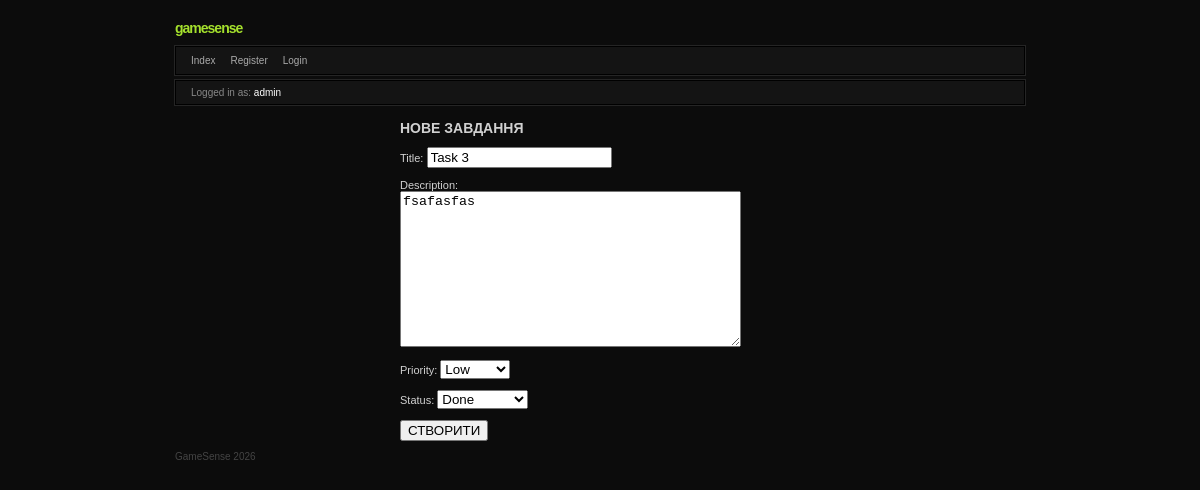
/3/update (signed in), run on the app's committed database.
### tasks/models.py (models this page shows, shortened)
class Task(models.Model):
    STATUS_CHOICES = [
        ("todo", "To do"),
        ("in_progress", "In Progress"),
        ("done", "Done"),
    ]
    PRIORITY_CHOICES = [
        ("low", "Low"),
        ("medium", "Medium"),
        ("high", "High"),
    ]
    title = models.CharField(max_length=200)
    description = models.TextField()
    status = models.CharField(max_length=20, choices=STATUS_CHOICES, default="todo")
    priority = models.CharField(max_length=20, choices=PRIORITY_CHOICES, default="Medim")
    due_date = models.DateTimeField(null=True, blank=True)
    creator = models.ForeignKey(User, on_delete=models.CASCADE, related_name="tasks")

### tasks/views.py (the view, shortened to what this page needs)
# urls.py: path("<int:pk>/update", views.TaskUpdateView.as_view(), name="task_update"),
class TaskUpdateView(LoginRequiredMixin, UpdateView):
    model = models.Task
    fields = ['title', 'description', 'priority', 'status']
    template_name = "tasks/task_form.html"

### templates/tasks/task_form.html (shortened to what this page needs)
{% extends 'base.html' %}
{% block content %}
    <div class="task-item" style="max-width: 400px; margin: 0 auto;">
        <h2 style="color: var(--gs-green); font-size: 14px;">НОВЕ ЗАВДАННЯ</h2>
        <form method="post">
            {{ form.as_p }}
            <button type="submit" class="gs-btn">СТВОРИТИ</button>
        </form>
    </div>
{% endblock %}

### templates/base.html (shortened to what this page needs)
{% load static %}
<!DOCTYPE html>
<html lang="ru">
<head>
</head>
<body>
    <div class="forum-container">
        <div style="margin-bottom: 10px;">
            <span style="color: var(--accent); font-weight: bold; font-size: 14px; letter-spacing: -1px;">gamesense</span>
        </div>
        <div class="forum-nav">
            <a href="{% url 'tasks:task_list' %}">Index</a>
            <a href="{% url 'tasks:register' %}">Register</a>
            <a href="{% url 'tasks:login' %}">Login</a>
        </div>
        <div class="info-bar">
            {% if user.is_authenticated %}
                Logged in as: <span style="color: #fff;">{{ user.username }}</span>
            {% else %}
                You are not logged in.
            {% endif %}
        </div>
        {% block content %}{% endblock %}
        <div class="forum-footer">
            GameSense 2026
        </div>
    </div>
</body>
</html>

### templates/base.html (style rules this page uses)
:root { --bg-body: #0c0c0c; --bg-panel: #141414; --bg-header: #1a1a1a; --accent: #a5e12d; --border-outer: #000000; --border-inner: #252525; --text-main: #d1d1d1; --text-muted: #888; }
body { background-color: var(--bg-body); color: var(--text-main); font-family: 'Verdana', 'Tahoma', sans-serif; font-size: 11px; margin: 0; padding: 20px; display: flex; flex-direction: column; align-items: center; }
.forum-container { width: 100%; max-width: 850px; }
.forum-nav { background: var(--bg-panel); border: 1px solid var(--border-outer); outline: 1px solid var(--border-inner); padding: 8px 15px; margin-bottom: 5px; display: flex; gap: 15px; }
.forum-nav a { color: #aaa; text-decoration: none; text-transform: capitalize; font-size: 10px; }
.info-bar { background: var(--bg-panel); border: 1px solid var(--border-outer); outline: 1px solid var(--border-inner); padding: 6px 15px; margin-bottom: 15px; font-size: 10px; color: var(--text-muted); }
.forum-footer { margin-top: 10px; color: #444; font-size: 10px; text-align: left; width: 100%; }
h1, h2, h3 { margin: 0; font-size: 12px; }

### data on the page
Task: title "Task 3", description "fsafasfas", priority "Low", status "Done"

### other printed values
{{ user.username }} "admin"
